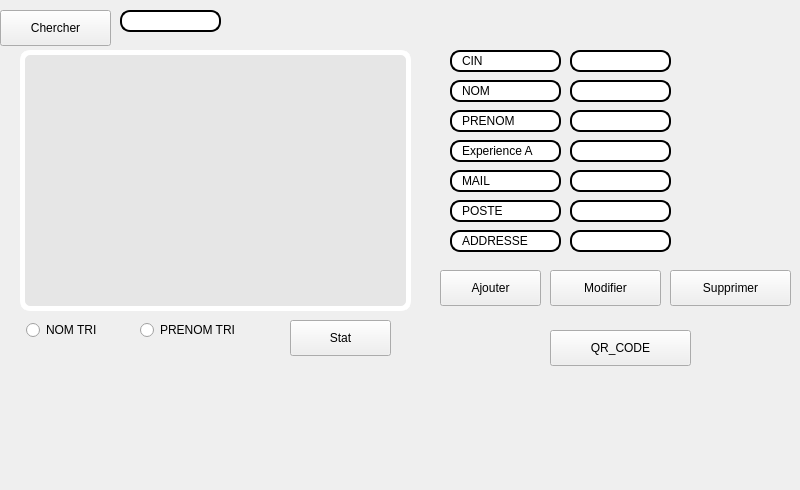
    <widget class="QWidget" name="tab_3">
     <attribute name="title">
      <string>gerer candidat</string>
     </attribute>
     <widget class="QLineEdit" name="lineEdit_11">
      <property name="geometry">
       <rect>
        <x>450</x>
        <y>230</y>
        <width>111</width>
        <height>22</height>
       </rect>
      </property>
      <property name="styleSheet">
       <string notr="true">border: 2px solid black;
border-radius: 10px;
padding: 0 8px;
background: #FFFFFF;
font: bold, &quot;Comic Sans MS&quot;;;
text-align:center;</string>
      </property>
      <property name="text">
       <string>ADDRESSE</string>
      </property>
     </widget>
     <widget class="QLineEdit" name="lineEdit_7">
      <property name="geometry">
       <rect>
        <x>450</x>
        <y>110</y>
        <width>111</width>
        <height>22</height>
       </rect>
      </property>
      <property name="styleSheet">
       <string notr="true">border: 2px solid black;
border-radius: 10px;
padding: 0 8px;
background: #FFFFFF;
font: bold, &quot;Comic Sans MS&quot;;;
text-align:center;</string>
      </property>
      <property name="text">
       <string>PRENOM</string>
      </property>
     </widget>
     <widget class="QLineEdit" name="li_nom">
      <property name="geometry">
       <rect>
        <x>570</x>
        <y>80</y>
        <width>101</width>
        <height>22</height>
       </rect>
      </property>
      <property name="styleSheet">
       <string notr="true">border: 2px solid black;
border-radius: 10px;
padding: 0 8px;</string>
      </property>
     </widget>
     <widget class="QLineEdit" name="li_mail">
      <property name="geometry">
       <rect>
        <x>570</x>
        <y>170</y>
        <width>101</width>
        <height>22</height>
       </rect>
      </property>
      <property name="styleSheet">
       <string notr="true">border: 2px solid black;
border-radius: 10px;
padding: 0 8px;</string>
      </property>
      <property name="text">
       <string/>
      </property>
     </widget>
     <widget class="QLineEdit" name="li_add">
      <property name="geometry">
       <rect>
        <x>570</x>
        <y>230</y>
        <width>101</width>
        <height>22</height>
       </rect>
      </property>
      <property name="styleSheet">
       <string notr="true">border: 2px solid black;
border-radius: 10px;
padding: 0 8px;</string>
      </property>
      <property name="text">
       <string/>
      </property>
     </widget>
     <widget class="QLineEdit" name="lineEdit_10">
      <property name="geometry">
       <rect>
        <x>450</x>
        <y>200</y>
        <width>111</width>
        <height>22</height>
       </rect>
      </property>
      <property name="styleSheet">
       <string notr="true">border: 2px solid black;
border-radius: 10px;
padding: 0 8px;
background: #FFFFFF;
font: bold, &quot;Comic Sans MS&quot;;;
text-align:center;</string>
      </property>
      <property name="text">
       <string>POSTE</string>
      </property>
     </widget>
     <widget class="QLineEdit" name="lineEdit_8">
      <property name="geometry">
       <rect>
        <x>450</x>
        <y>140</y>
        <width>111</width>
        <height>22</height>
       </rect>
      </property>
      <property name="styleSheet">
       <string notr="true">border: 2px solid black;
border-radius: 10px;
padding: 0 8px;
background: #FFFFFF;
font: bold, &quot;Comic Sans MS&quot;;;
text-align:center;</string>
      </property>
      <property name="text">
       <string>Experience A</string>
      </property>
     </widget>
     <widget class="QLineEdit" name="li_prenom">
      <property name="geometry">
       <rect>
        <x>570</x>
        <y>110</y>
        <width>101</width>
        <height>22</height>
       </rect>
      </property>
      <property name="styleSheet">
       <string notr="true">border: 2px solid black;
border-radius: 10px;
padding: 0 8px;</string>
      </property>
     </widget>
     <widget class="QLineEdit" name="li_poste">
      <property name="geometry">
       <rect>
        <x>570</x>
        <y>200</y>
        <width>101</width>
        <height>22</height>
       </rect>
      </property>
      <property name="styleSheet">
       <string notr="true">border: 2px solid black;
border-radius: 10px;
padding: 0 8px;</string>
      </property>
      <property name="text">
       <string/>
      </property>
     </widget>
     <widget class="QPushButton" name="Chercher">
      <property name="geometry">
       <rect>
        <x>0</x>
        <y>10</y>
        <width>111</width>
        <height>36</height>
       </rect>
      </property>
      <property name="styleSheet">
       <string notr="true"/>
      </property>
      <property name="text">
       <string>Chercher</string>
      </property>
     </widget>
     <widget class="QPushButton" name="Supprimer">
      <property name="geometry">
       <rect>
        <x>670</x>
        <y>270</y>
        <width>121</width>
        <height>36</height>
       </rect>
      </property>
      <property name="styleSheet">
       <string notr="true"/>
      </property>
      <property name="text">
       <string>Supprimer</string>
      </property>
     </widget>
     <widget class="QPushButton" name="ajouter">
      <property name="geometry">
       <rect>
        <x>440</x>
        <y>270</y>
        <width>101</width>
        <height>36</height>
       </rect>
      </property>
      <property name="styleSheet">
       <string notr="true"/>
      </property>
      <property name="text">
       <string>Ajouter</string>
      </property>
     </widget>
     <widget class="QLineEdit" name="lineEdit">
      <property name="geometry">
       <rect>
        <x>450</x>
        <y>50</y>
        <width>111</width>
        <height>22</height>
       </rect>
      </property>
      <property name="styleSheet">
       <string notr="true">border: 2px solid black;
border-radius: 10px;
padding: 0 8px;
background: #FFFFFF;
font: bold, &quot;Comic Sans MS&quot;;;
text-align:center;</string>
      </property>
      <property name="text">
       <string>CIN</string>
      </property>
     </widget>
     <widget class="QRadioButton" name="nom_tri">
      <property name="geometry">
       <rect>
        <x>26</x>
        <y>320</y>
        <width>121</width>
        <height>20</height>
       </rect>
      </property>
      <property name="text">
       <string>NOM TRI</string>
      </property>
     </widget>
     <widget class="QLineEdit" name="li_cin">
      <property name="geometry">
       <rect>
        <x>570</x>
        <y>50</y>
        <width>101</width>
        <height>22</height>
       </rect>
      </property>
      <property name="styleSheet">
       <string notr="true">border: 2px solid black;
border-radius: 10px;
padding: 0 8px;</string>
      </property>
      <property name="text">
       <string/>
      </property>
     </widget>
     <widget class="QLineEdit" name="li_exp">
      <property name="geometry">
       <rect>
        <x>570</x>
        <y>140</y>
        <width>101</width>
        <height>22</height>
       </rect>
      </property>
      <property name="styleSheet">
       <string notr="true">border: 2px solid black;
border-radius: 10px;
padding: 0 8px;</string>
      </property>
     </widget>
     <widget class="QPushButton" name="modifier">
      <property name="geometry">
       <rect>
        <x>550</x>
        <y>270</y>
        <width>111</width>
        <height>36</height>
       </rect>
      </property>
      <property name="styleSheet">
       <string notr="true"/>
      </property>
      <property name="text">
       <string>Modifier</string>
      </property>
     </widget>
     <widget class="QRadioButton" name="prenom_tri">
      <property name="geometry">
       <rect>
        <x>140</x>
        <y>320</y>
        <width>131</width>
        <height>20</height>
       </rect>
      </property>
      <property name="text">
       <string>PRENOM TRI</string>
      </property>
     </widget>
     <widget class="QLineEdit" name="lineEdit_6">
      <property name="geometry">
       <rect>
        <x>450</x>
        <y>80</y>
        <width>111</width>
        <height>22</height>
       </rect>
      </property>
      <property name="styleSheet">
       <string notr="true">border: 2px solid black;
border-radius: 10px;
padding: 0 8px;
background: #FFFFFF;
font: bold, &quot;Comic Sans MS&quot;;;
text-align:center;
</string>
      </property>
      <property name="text">
       <string>NOM</string>
      </property>
     </widget>
     <widget class="QLineEdit" name="li_cher">
      <property name="geometry">
       <rect>
        <x>120</x>
        <y>10</y>
        <width>101</width>
        <height>22</height>
       </rect>
      </property>
      <property name="styleSheet">
       <string notr="true">border: 2px solid black;
border-radius: 10px;
padding: 0 8px;</string>
      </property>
      <property name="text">
       <string/>
      </property>
     </widget>
     <widget class="QLineEdit" name="lineEdit_9">
      <property name="geometry">
       <rect>
        <x>450</x>
        <y>170</y>
        <width>111</width>
        <height>22</height>
       </rect>
      </property>
      <property name="styleSheet">
       <string notr="true">border: 2px solid black;
border-radius: 10px;
padding: 0 8px;
background: #FFFFFF;
font: bold, &quot;Comic Sans MS&quot;;;
text-align:center;</string>
      </property>
      <property name="text">
       <string>MAIL</string>
      </property>
     </widget>
     <widget class="QPushButton" name="stat">
      <property name="geometry">
       <rect>
        <x>290</x>
        <y>320</y>
        <width>101</width>
        <height>36</height>
       </rect>
      </property>
      <property name="styleSheet">
       <string notr="true"/>
      </property>
      <property name="text">
       <string>Stat</string>
      </property>
     </widget>
     <widget class="QTableView" name="show_con">
      <property name="geometry">
       <rect>
        <x>20</x>
        <y>50</y>
        <width>391</width>
        <height>261</height>
       </rect>
      </property>
      <property name="styleSheet">
       <string notr="true">border: 5px solid black;
border-radius: 10px;
padding: 0 8px;
background: #e6e6e6;
selection-background-color: gray;
font: bold, &quot;Comic Sans MS&quot;;
border-color: #FFFFFF
</string>
      </property>
      <property name="sortingEnabled">
       <bool>true</bool>
      </property>
     </widget>
     <widget class="QPushButton" name="qr">
      <property name="geometry">
       <rect>
        <x>550</x>
        <y>330</y>
        <width>141</width>
        <height>36</height>
       </rect>
      </property>
      <property name="text">
       <string>QR_CODE</string>
      </property>
     </widget>
     <widget class="QLabel" name="qr_9">
      <property name="geometry">
       <rect>
        <x>550</x>
        <y>380</y>
        <width>131</width>
        <height>101</height>
       </rect>
      </property>
      <property name="text">
       <string/>
      </property>
     </widget>
    </widget>
